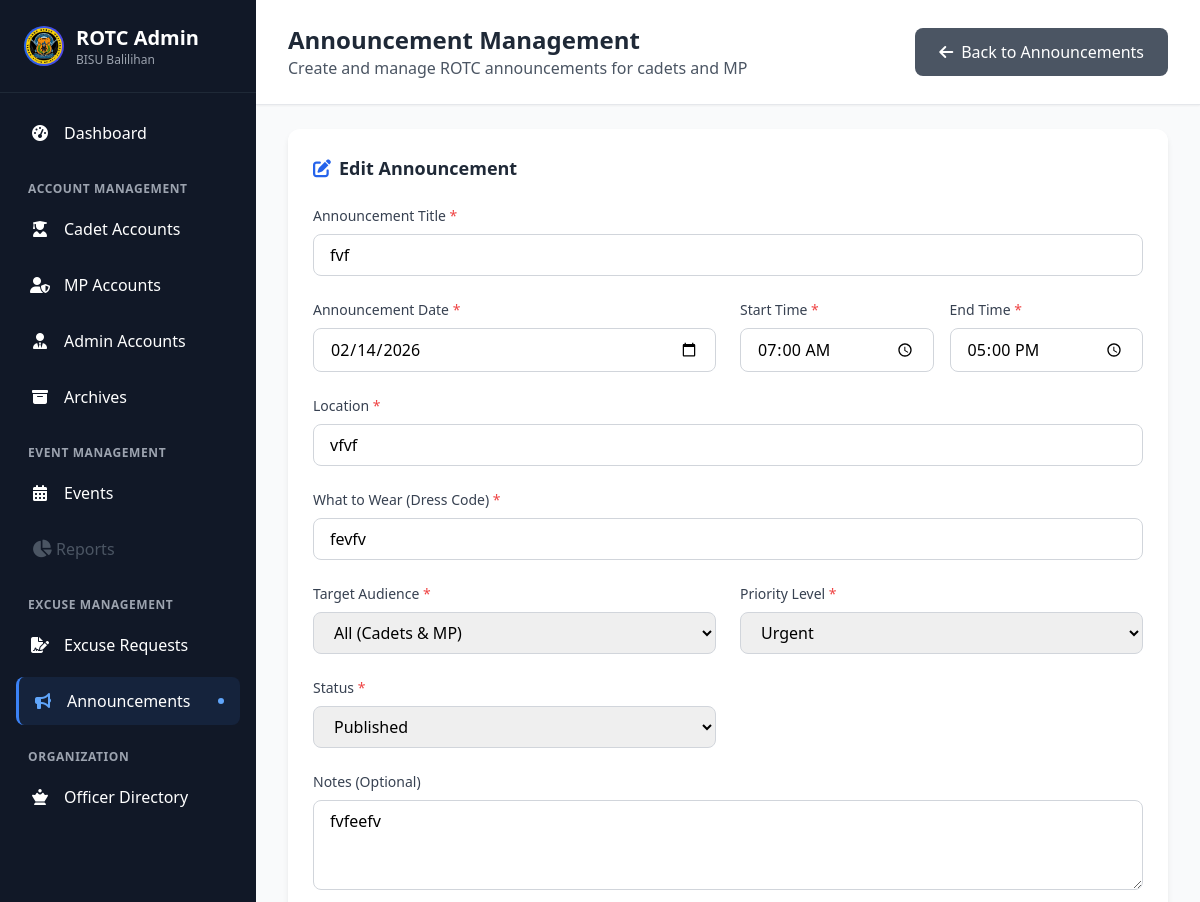
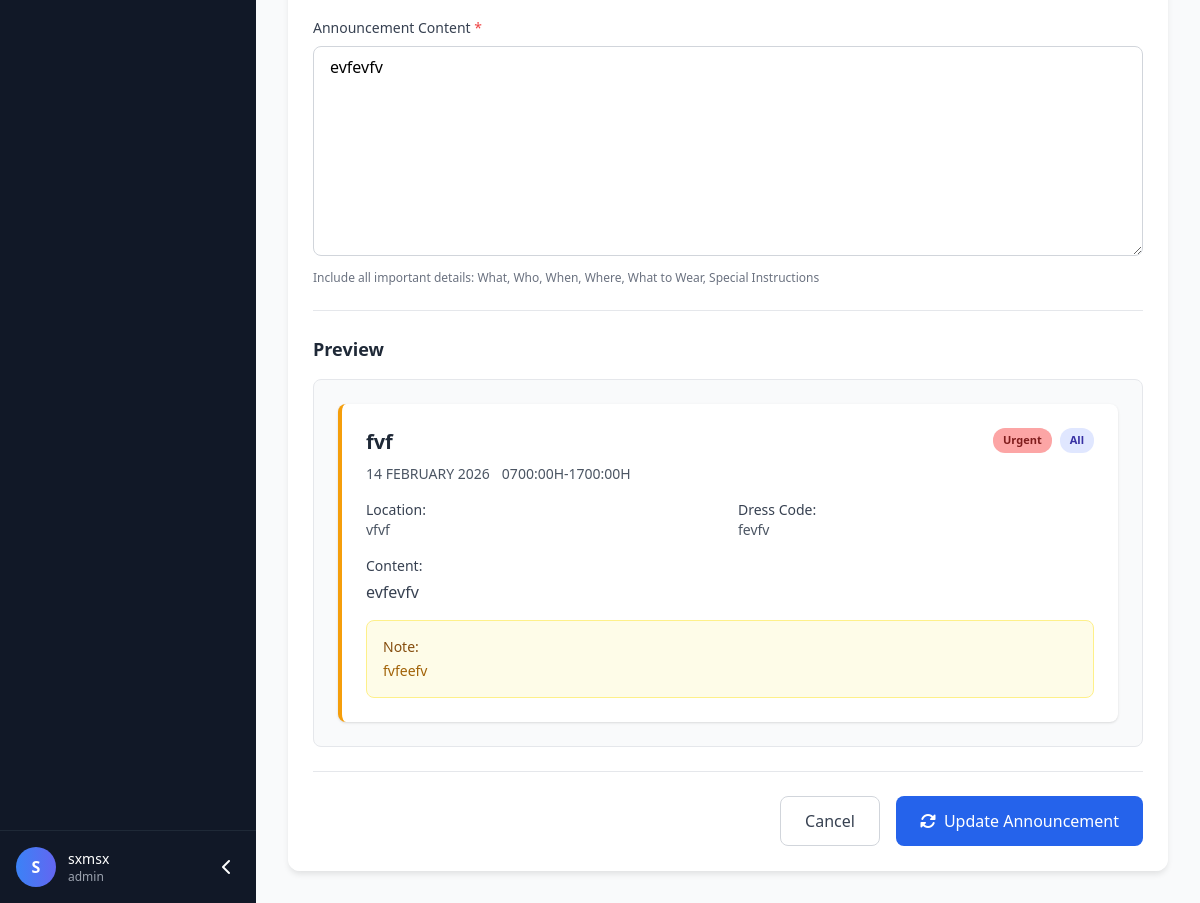
Screenshot of /admin/announcements.php?action=edit&id=3 (signed in) with the database file from the repository (2 pictures, top to bottom).
### tables this page shows
CREATE TABLE `announcements` (
  `id` int(11) NOT NULL,
  `title` varchar(255) NOT NULL,
  `content` text NOT NULL,
  `announcement_date` date NOT NULL,
  `announcement_time` time NOT NULL,
  `end_time` time NOT NULL,
  `location` varchar(255) NOT NULL,
  `dress_code` varchar(255) NOT NULL,
  `notes` text DEFAULT NULL,
  `target_audience` enum('all','cadets','mp','both') DEFAULT 'all',
  `priority` enum('low','medium','high','urgent') DEFAULT 'medium',
  `status` enum('draft','published','expired','cancelled') DEFAULT 'draft',
  `created_by` int(11) NOT NULL,
  `created_at` timestamp NOT NULL DEFAULT current_timestamp(),
  `updated_at` timestamp NOT NULL DEFAULT current_timestamp() ON UPDATE current_timestamp(),
  `published_at` datetime DEFAULT NULL,
  `expires_at` datetime DEFAULT NULL
);

### admin/announcements.php (the view, shortened to what this page needs)
<?php
require_once '../includes/auth_check.php';
$action = isset($_GET['action']) ? $_GET['action'] : 'list';
$announcement = null;
if (($action === 'edit' || $action === 'view') && isset($_GET['id'])) {
    $stmt = $pdo->prepare("SELECT a.*, ad.full_name as creator_name
                          FROM announcements a
                          LEFT JOIN admins ad ON a.created_by = ad.id
                          WHERE a.id = ?");
    $stmt->execute([$_GET['id']]);
    $announcement = $stmt->fetch();
}
?>
<!DOCTYPE html>
<html lang="en" class="scroll-smooth">
<head>
    <script src="https://cdn.tailwindcss.com"></script>
    <link rel="stylesheet" href="https://cdnjs.cloudflare.com/ajax/libs/font-awesome/6.4.0/css/all.min.css">
</head>
<body class="bg-gray-50 font-sans">
    <?php include 'dashboard_header.php'; ?>
    <div class="main-content ml-64 min-h-screen">
        <header class="bg-white shadow-sm border-b border-gray-200 px-8 py-6 mb-6">
            <div class="flex items-center justify-between">
                <div>
                    <h2 class="text-2xl font-bold text-gray-800">Announcement Management</h2>
                    <p class="text-gray-600">Create and manage ROTC announcements for cadets and MP</p>
                </div>
                <?php if ($action === 'list'): ?>
                    <a href="?action=add" class="bg-blue-600 hover:bg-blue-700 text-white px-6 py-3 rounded-lg font-medium flex items-center gap-2 transition-colors">
                        <i class="fas fa-bullhorn"></i>
                        <span>Create Announcement</span>
                    </a>
                <?php else: ?>
                    <a href="announcements.php" class="bg-gray-600 hover:bg-gray-700 text-white px-6 py-3 rounded-lg font-medium flex items-center gap-2 transition-colors">
                        <i class="fas fa-arrow-left"></i>
                        <span>Back to Announcements</span>
                    </a>
                <?php endif; ?>
            </div>
        </header>
        <main class="px-8 pb-8">
            <?php if ($action === 'add' || $action === 'edit'): ?>
                <div class="glass-card rounded-xl p-6">
                    <h3 class="text-lg font-semibold text-gray-800 mb-6 flex items-center gap-2">
                        <i class="fas fa-<?php echo $action === 'add' ? 'plus-circle' : 'edit'; ?> text-blue-600"></i>
                        <?php echo $action === 'add' ? 'Create New Announcement' : 'Edit Announcement'; ?>
                    </h3>
                    <form method="POST" action="" class="space-y-6">
                        <div class="grid grid-cols-1 md:grid-cols-2 gap-6">
                            <div class="md:col-span-2">
                                <label class="block text-sm font-medium text-gray-700 mb-2">
                                    Announcement Title <span class="text-red-500">*</span>
                                </label>
                                <input type="text" name="title" required
                                       value="<?php echo $action === 'edit' ? htmlspecialchars($announcement['title']) : ''; ?>"
                                       class="w-full px-4 py-2 border border-gray-300 rounded-lg focus:ring-2 focus:ring-blue-500 focus:border-blue-500"
                                       placeholder="Enter announcement title">
                            </div>
                            <div>
                                <label class="block text-sm font-medium text-gray-700 mb-2">
                                    Announcement Date <span class="text-red-500">*</span>
                                </label>
                                <input type="date" name="announcement_date" required
                                       value="<?php echo $action === 'edit' ? htmlspecialchars($announcement['announcement_date']) : date('Y-m-d'); ?>"
                                       class="w-full px-4 py-2 border border-gray-300 rounded-lg focus:ring-2 focus:ring-blue-500 focus:border-blue-500">
                            </div>
                            <div class="grid grid-cols-2 gap-4">
                                <div>
                                    <label class="block text-sm font-medium text-gray-700 mb-2">
                                        Start Time <span class="text-red-500">*</span>
                                    </label>
                                    <input type="time" name="announcement_time" required
                                           value="<?php echo $action === 'edit' ? htmlspecialchars($announcement['announcement_time']) : '07:00'; ?>"
                                           class="w-full px-4 py-2 border border-gray-300 rounded-lg focus:ring-2 focus:ring-blue-500 focus:border-blue-500">
                                </div>
                                <div>
                                    <label class="block text-sm font-medium text-gray-700 mb-2">
                                        End Time <span class="text-red-500">*</span>
                                    </label>
                                    <input type="time" name="end_time" required
                                           value="<?php echo $action === 'edit' ? htmlspecialchars($announcement['end_time']) : '17:00'; ?>"
                                           class="w-full px-4 py-2 border border-gray-300 rounded-lg focus:ring-2 focus:ring-blue-500 focus:border-blue-500">
                                </div>
                            </div>
                            <div class="md:col-span-2">
                                <label class="block text-sm font-medium text-gray-700 mb-2">
                                    Location <span class="text-red-500">*</span>
                                </label>
                                <input type="text" name="location" required
                                       value="<?php echo $action === 'edit' ? htmlspecialchars($announcement['location']) : ''; ?>"
                                       class="w-full px-4 py-2 border border-gray-300 rounded-lg focus:ring-2 focus:ring-blue-500 focus:border-blue-500"
                                       placeholder="Enter location (e.g., ROTC Ground, Gymnasium)">
                            </div>
                            <div class="md:col-span-2">
                                <label class="block text-sm font-medium text-gray-700 mb-2">
                                    What to Wear (Dress Code) <span class="text-red-500">*</span>
                                </label>
                                <input type="text" name="dress_code" required
                                       value="<?php echo $action === 'edit' ? htmlspecialchars($announcement['dress_code']) : ''; ?>"
                                       class="w-full px-4 py-2 border border-gray-300 rounded-lg focus:ring-2 focus:ring-blue-500 focus:border-blue-500"
                                       placeholder="e.g., Complete Uniform, PT Uniform, Civilian Clothes">
                            </div>
                            <div>
                                <label class="block text-sm font-medium text-gray-700 mb-2">
                                    Target Audience <span class="text-red-500">*</span>
                                </label>
                                <select name="target_audience" required
                                        class="w-full px-4 py-2 border border-gray-300 rounded-lg focus:ring-2 focus:ring-blue-500 focus:border-blue-500">
                                    <option value="all" <?php echo ($action === 'edit' && $announcement['target_audience'] == 'all') ? 'selected' : ''; ?>>All (Cadets & MP)</option>
                                </select>
                            </div>
                            <div>
                                <label class="block text-sm font-medium text-gray-700 mb-2">
                                    Priority Level <span class="text-red-500">*</span>
                                </label>
                                <select name="priority" required
                                        class="w-full px-4 py-2 border border-gray-300 rounded-lg focus:ring-2 focus:ring-blue-500 focus:border-blue-500">
                                    <option value="urgent" <?php echo ($action === 'edit' && $announcement['priority'] == 'urgent') ? 'selected' : ''; ?>>Urgent</option>
                                </select>
                            </div>
                            <?php if ($action === 'edit'): ?>
                                <div>
                                    <label class="block text-sm font-medium text-gray-700 mb-2">
                                        Status <span class="text-red-500">*</span>
                                    </label>
                                    <select name="status" required
                                            class="w-full px-4 py-2 border border-gray-300 rounded-lg focus:ring-2 focus:ring-blue-500 focus:border-blue-500">
                                        <option value="published" <?php echo $announcement['status'] == 'published' ? 'selected' : ''; ?>>Published</option>
                                    </select>
                                </div>
                            <?php else: ?>
                                <input type="hidden" name="status" value="draft">
                            <?php endif; ?>
                            <div class="md:col-span-2">
                                <label class="block text-sm font-medium text-gray-700 mb-2">
                                    Notes (Optional)
                                </label>
                                <textarea name="notes" rows="3"
                                          class="w-full px-4 py-2 border border-gray-300 rounded-lg focus:ring-2 focus:ring-blue-500 focus:border-blue-500"
                                          placeholder="Additional notes or instructions..."><?php echo $action === 'edit' ? htmlspecialchars($announcement['notes']) : ''; ?></textarea>
                            </div>
                            <div class="md:col-span-2">
                                <label class="block text-sm font-medium text-gray-700 mb-2">
                                    Announcement Content <span class="text-red-500">*</span>
                                </label>
                                <textarea name="content" required rows="8"
                                          class="w-full px-4 py-2 border border-gray-300 rounded-lg focus:ring-2 focus:ring-blue-500 focus:border-blue-500"
                                          placeholder="Enter detailed announcement content..."><?php echo $action === 'edit' ? htmlspecialchars($announcement['content']) : ''; ?></textarea>
                                <p class="text-xs text-gray-500 mt-2">
                                    Include all important details: What, Who, When, Where, What to Wear, Special Instructions
                                </p>
                            </div>
                        </div>
                        <div class="border-t border-gray-200 pt-6">
                            <h4 class="text-lg font-semibold text-gray-800 mb-4">Preview</h4>
                            <div class="bg-gray-50 border border-gray-200 rounded-lg p-6">
                                <div class="announcement-card priority-medium bg-white rounded-lg p-6 shadow">
                                    <div class="flex justify-between items-start mb-4">
                                        <div>
                                            <h4 id="previewTitle" class="text-xl font-bold text-gray-800">
                                            </h4>
                                            <div class="flex items-center gap-3 mt-2">
                                                <span id="previewDate" class="text-sm text-gray-600">
                                                </span>
                                                <span id="previewTime" class="text-sm text-gray-600">
                                                </span>
                                            </div>
                                        </div>
                                        <div class="flex gap-2">
                                            <span id="previewPriority" class="priority-badge priority-medium">Medium</span>
                                            <span id="previewTarget" class="target-badge">All</span>
                                        </div>
                                    </div>
                                    <div class="grid grid-cols-2 gap-4 mb-4">
                                        <div>
                                            <div class="text-sm font-medium text-gray-700">Location:</div>
                                            <div id="previewLocation" class="text-sm text-gray-600">
                                            </div>
                                        </div>
                                        <div>
                                            <div class="text-sm font-medium text-gray-700">Dress Code:</div>
                                            <div id="previewDress" class="text-sm text-gray-600">
                                            </div>
                                        </div>
                                    </div>
                                    <div class="mb-4">
                                        <div class="text-sm font-medium text-gray-700">Content:</div>
                                        <div id="previewContent" class="text-gray-700 mt-1 whitespace-pre-line">
                                        </div>
                                    </div>
                                    <?php if ($action === 'edit' && $announcement['notes']): ?>
                                    <div class="bg-yellow-50 border border-yellow-200 rounded-lg p-4">
                                        <div class="text-sm font-medium text-yellow-800">Note:</div>
                                        <div id="previewNotes" class="text-sm text-yellow-700 mt-1">
                                        </div>
                                    </div>
                                    <?php endif; ?>
                                </div>
                            </div>
                        </div>
                        <div class="flex justify-end gap-4 pt-6 border-t border-gray-200">
                            <a href="announcements.php" class="px-6 py-3 border border-gray-300 text-gray-700 rounded-lg hover:bg-gray-50 transition-colors font-medium">
                                Cancel
                            </a>
                            <button type="submit" class="bg-blue-600 hover:bg-blue-700 text-white px-6 py-3 rounded-lg font-medium flex items-center gap-2 transition-colors">
                                <i class="fas fa-<?php echo $action === 'add' ? 'save' : 'sync-alt'; ?>"></i>
                                <?php echo $action === 'add' ? 'Save as Draft' : 'Update Announcement'; ?>
                            </button>
                        </div>
                    </form>
                </div>
            <?php endif; ?>
        </main>
    </div>
</body>
</html>

### rows the page displays
announcements: title "fvf", announcement_date "02/14/2026", announcement_time "07:00:00", end_time "17:00:00", location "vfvf", dress_code "fevfv", target_audience "All (Cadets & MP)", priority "Urgent", status "Published", notes "fvfeefv", content "evfevfv"

### other values shown
$admin_initial "S"
$admin_name "sxmsx"
$admin_role "admin"
